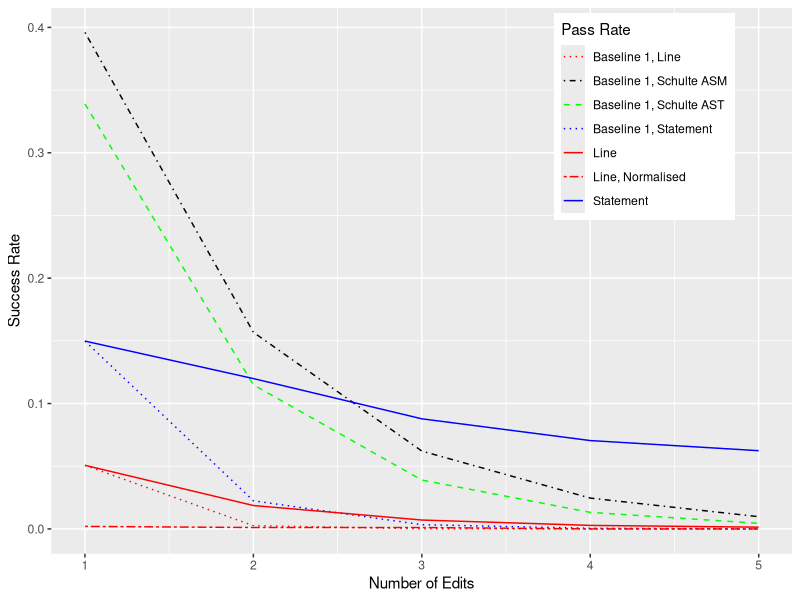
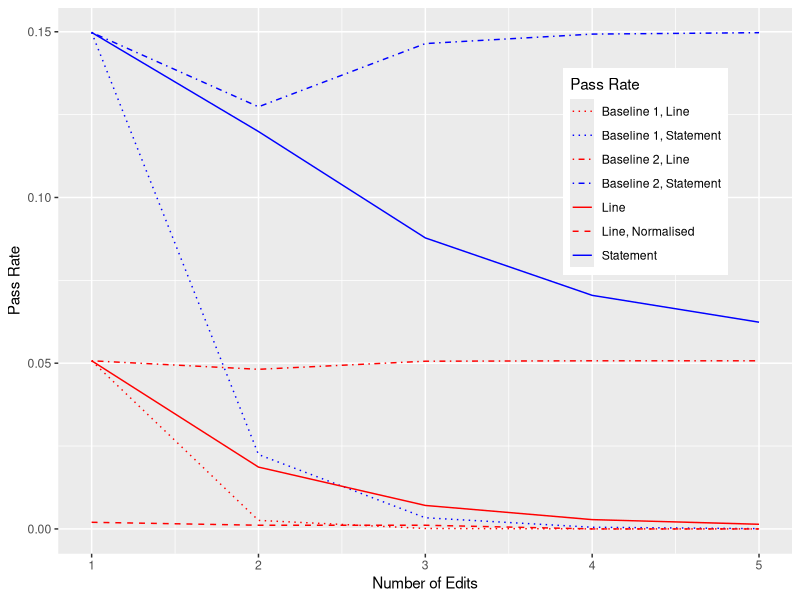
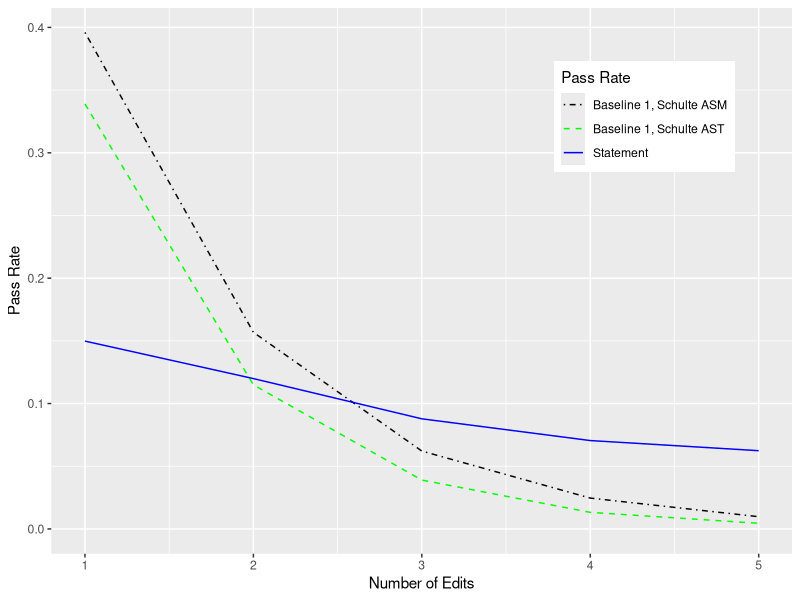
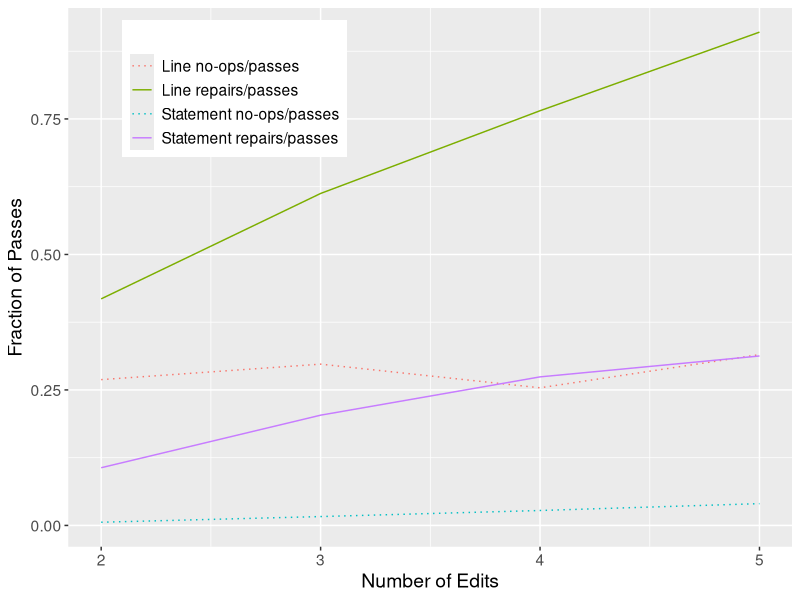

These figures' R source, in order:
# 23 Nov
# regenerate with shulte and statement measured only,
# separate: baselines and measure for L+S on another

library(ggplot2)

# figures below came from /home/sbr/Dropbox/Research/Gin/Medians
sizes<-seq(1,5)
measuredPassRateLine<-data.frame(size=sizes, p=c(0.05073,0.01865,0.007081,0.002804,0.001400), measure="Line")
measuredPassRateStatement<-data.frame(size=sizes, p=c(0.1498,0.1199,0.0878,0.07047,0.06237), measure="Statement")

# computed by ApplyCompileTestTimes
measuredPassRateLineNormalised<-data.frame(size=sizes, p=c(0.002,0.001111111,0.001111111,0.0,0.0), measure="Line, Normalised")

#Binomial is upper because it does not require success on last edit;  geo is
#lower because it requires failure on first 4 edits.  Compute the binomial as
#upper and geometric as lower bounds on success for 3 values of $p$:
#Extrapolating from our delete results (probability of test passing after 1 edit -> line 0.175, statement 0.345
#Schulte/Forrest's  -copy/delete/swap on C ASTs and ASM;   ASM 0.396, AST 0.339
binomialOurDeleteLine<-data.frame(size=sizes,p=dbinom(sizes,5,0.175), measure="Binomial, Del Line")
binomialOurDeleteStatement<-data.frame(size=sizes,p=dbinom(sizes,5,0.345), measure="Binomial, Del Statement")
binomialSchulteASM<-data.frame(size=sizes,p=dbinom(sizes,5,0.396), measure="Binomial, Schulte ASM")
binomialSchulteAST<-data.frame(size=sizes,p=dbinom(sizes,5,0.339), measure="Binomial, Schulte AST")

geometricOurDeleteLine<-data.frame(size=sizes,p=dgeom(sizes-1,0.175), measure="Geometric, Del Line")
geometricOurDeleteStatement<-data.frame(size=sizes,p=dgeom(sizes-1,0.345), measure="Geometric, Del Statement")
geometricSchulteASM<-data.frame(size=sizes,p=dgeom(sizes-1,0.396), measure="Geometric, Schulte ASM")
geometricSchulteAST<-data.frame(size=sizes,p=dgeom(sizes-1,0.339), measure="Geometric, Schulte AST")

#upper bound - prob of success for 1
#lower bound - power series from prob for 1
baseline1OurDeleteLine<-data.frame(size=sizes, p=0.05073^sizes, measure="Baseline 1, Line")
baseline1OurDeleteStatement<-data.frame(size=sizes, p=0.1498^sizes, measure="Baseline 1, Statement")
baseline1SchulteASM<-data.frame(size=sizes, p=0.396^sizes, measure="Baseline 1, Schulte ASM")
baseline1SchulteAST<-data.frame(size=sizes, p=0.339^sizes, measure="Baseline 1, Schulte AST")

pInd = 0.05073
baseline2OurDeleteLine<-data.frame(size=sizes, p=(1-pInd^(sizes-1))*pInd, measure="Baseline 2, Line")
baseline2OurDeleteLine[which(baseline2OurDeleteLine$size==1),"p"]=pInd
pInd = 0.1498
baseline2OurDeleteStatement<-data.frame(size=sizes, p=(1-pInd^(sizes-1))*pInd, measure="Baseline 2, Statement")
baseline2OurDeleteStatement[which(baseline2OurDeleteStatement$size==1),"p"]=pInd


allData<-data.frame()
allData<-rbind(allData,measuredPassRateLine)
allData<-rbind(allData,measuredPassRateStatement)
allData<-rbind(allData,baseline1OurDeleteLine)
allData<-rbind(allData,baseline1OurDeleteStatement)
allData<-rbind(allData,baseline1SchulteASM)
allData<-rbind(allData,baseline1SchulteAST)
allData<-rbind(allData,measuredPassRateLineNormalised)
#allData<-rbind(allData,geometricOurDeleteLine)

g<-ggplot(allData)
g<-g+geom_line(aes(x=size, y=p, color=measure, linetype=measure))
g<-g+scale_color_manual(values=c('Line'='red','Statement'='blue','Baseline 1, Line'='Red', 'Baseline 1, Statement'='Blue', 'Baseline 1, Schulte ASM'='Black', 'Baseline 1, Schulte AST'='Green', 'Line, Normalised'='Red'))#, 'Geometric, Del Line'='yellow'))
g<-g+scale_linetype_manual(values=c('Line'='solid','Statement'='solid','Baseline 1, Line'='dotted', 'Baseline 1, Statement'='dotted', 'Baseline 1, Schulte ASM'='dotdash', 'Baseline 1, Schulte AST'='dashed', 'Line, Normalised'='twodash'))#,'Geometric, Del Line'='solid'))
                                  #"twodash", "dotdash", "dotted", "dashed", "twodash", "dotdash", "dotted", "dashed", "solid", "solid"))
g<-g+labs(color = "Pass Rate", linetype = "Pass Rate", shape = "Pass Rate")
g<-g+xlab("Number of Edits")
g<-g+ylab("Success Rate")
g<-g+theme(legend.position = c(0.8,0.8))
g

# MultiEditBounds.pdf
allDataBaselines<-data.frame()
allDataBaselines<-rbind(allDataBaselines,measuredPassRateLine)
allDataBaselines<-rbind(allDataBaselines,measuredPassRateStatement)
allDataBaselines<-rbind(allDataBaselines,baseline1OurDeleteLine)
allDataBaselines<-rbind(allDataBaselines,baseline2OurDeleteLine)
allDataBaselines<-rbind(allDataBaselines,baseline1OurDeleteStatement)
allDataBaselines<-rbind(allDataBaselines,baseline2OurDeleteStatement)
allDataBaselines<-rbind(allDataBaselines,measuredPassRateLineNormalised)
g<-ggplot(allDataBaselines)
g<-g+geom_line(aes(x=size, y=p, color=measure, linetype=measure))
g<-g+scale_color_manual(values=c('Line'='red','Statement'='blue','Baseline 1, Line'='Red', 'Baseline 2, Line'='Red', 'Baseline 1, Statement'='Blue', 'Baseline 2, Statement'='Blue', 'Line, Normalised'='Red'))#, 'Geometric, Del Line'='yellow'))
g<-g+scale_linetype_manual(values=c('Line'='solid','Statement'='solid','Baseline 1, Line'='dotted', 'Baseline 2, Line'='dotdash', 'Baseline 1, Statement'='dotted', 'Baseline 2, Statement'='dotdash', 'Line, Normalised'='dashed'))#,'Geometric, Del Line'='solid'))
g<-g+labs(color = "Pass Rate", linetype = "Pass Rate", shape = "Pass Rate")
g<-g+xlab("Number of Edits")
g<-g+ylab("Pass Rate")
g<-g+theme(legend.position = c(0.8,0.7))
g

# MultiEditBoundsComparisons.pdf
allDataComparison<-data.frame()
allDataComparison<-rbind(allDataComparison,measuredPassRateStatement)
allDataComparison<-rbind(allDataComparison,baseline1SchulteASM)
allDataComparison<-rbind(allDataComparison,baseline1SchulteAST)
allDataComparison<-rbind(allDataComparison,measuredPassRateLineNormalised)
g<-ggplot(allDataComparison)
g<-g+geom_line(aes(x=size, y=p, color=measure, linetype=measure))
g<-g+scale_color_manual(values=c('Statement'='blue','Baseline 1, Schulte ASM'='Black', 'Baseline 1, Schulte AST'='Green'))#, 'Geometric, Del Line'='yellow'))
g<-g+scale_linetype_manual(values=c('Statement'='solid','Baseline 1, Schulte ASM'='dotdash', 'Baseline 1, Schulte AST'='dashed'))#,'Geometric, Del Line'='solid'))
g<-g+labs(color = "Pass Rate", linetype = "Pass Rate", shape = "Pass Rate")
g<-g+xlab("Number of Edits")
g<-g+ylab("Pass Rate")
g<-g+theme(legend.position = c(0.8,0.8))
g



########################### repairs ######################################
# RepairNoOpRates.pdf
repairFractionOfAllPasses=data.frame(Size=c(2,3,4,5,2,3,4,5),granularity=c('Line repairs/passes','Line repairs/passes','Line repairs/passes','Line repairs/passes','Statement repairs/passes','Statement repairs/passes','Statement repairs/passes','Statement repairs/passes'),rate=c(0.4180944702009,0.612534948741845,0.765212399540758,0.910227272727273,0.106497273624223,0.203444358653496,0.274109508154863,0.312671755725191))
noopRepairFractionOfAllPasses=data.frame(Size=c(2,3,4,5,2,3,4,5),granularity=c('Line no-ops/passes','Line no-ops/passes','Line no-ops/passes','Line no-ops/passes','Statement no-ops/passes','Statement no-ops/passes','Statement no-ops/passes','Statement no-ops/passes'),rate=c(0.269001776325773,0.297584818861415,0.253928866832093,0.315159574468085,0.00589614218274145,0.0163592849168846,0.0275488416782321,0.0401918296411994))
repairs<-rbind(repairFractionOfAllPasses,noopRepairFractionOfAllPasses)

g<-ggplot(repairs)
g<-g+geom_line(aes(x=Size, y=rate, color=granularity, linetype=granularity))
# g<-g+scale_color_manual(values=c('Line repairs/passes'='red','Statement repairs/passes'='blue','Line no-ops/passes'='Red', 'Statement no-ops/passes'='Blue'))
g<-g+scale_linetype_manual(values=c('Line repairs/passes'='solid','Statement repairs/passes'='solid','Line no-ops/passes'='dotted', 'Statement no-ops/passes'='dotted'))
g<-g+labs(color = "", linetype = "", shape = "")
g<-g+xlab("Number of Edits")
g<-g+ylab("Fraction of Passes")
g<-g+theme(legend.position = c(0.23,0.85))
g<-g+theme(text = element_text(size = 14))
g
